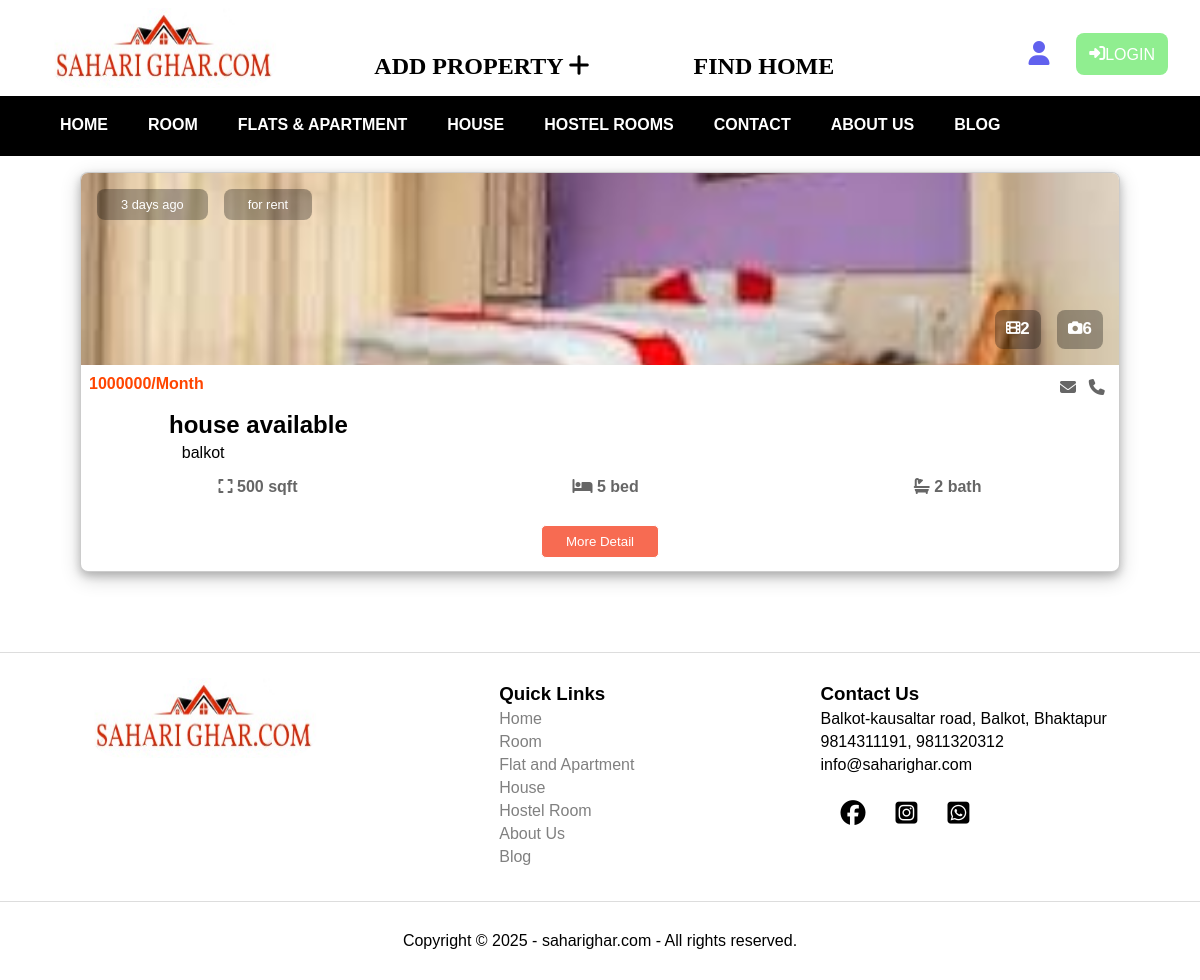
/house.php, run on an earlier commit of the app's database.
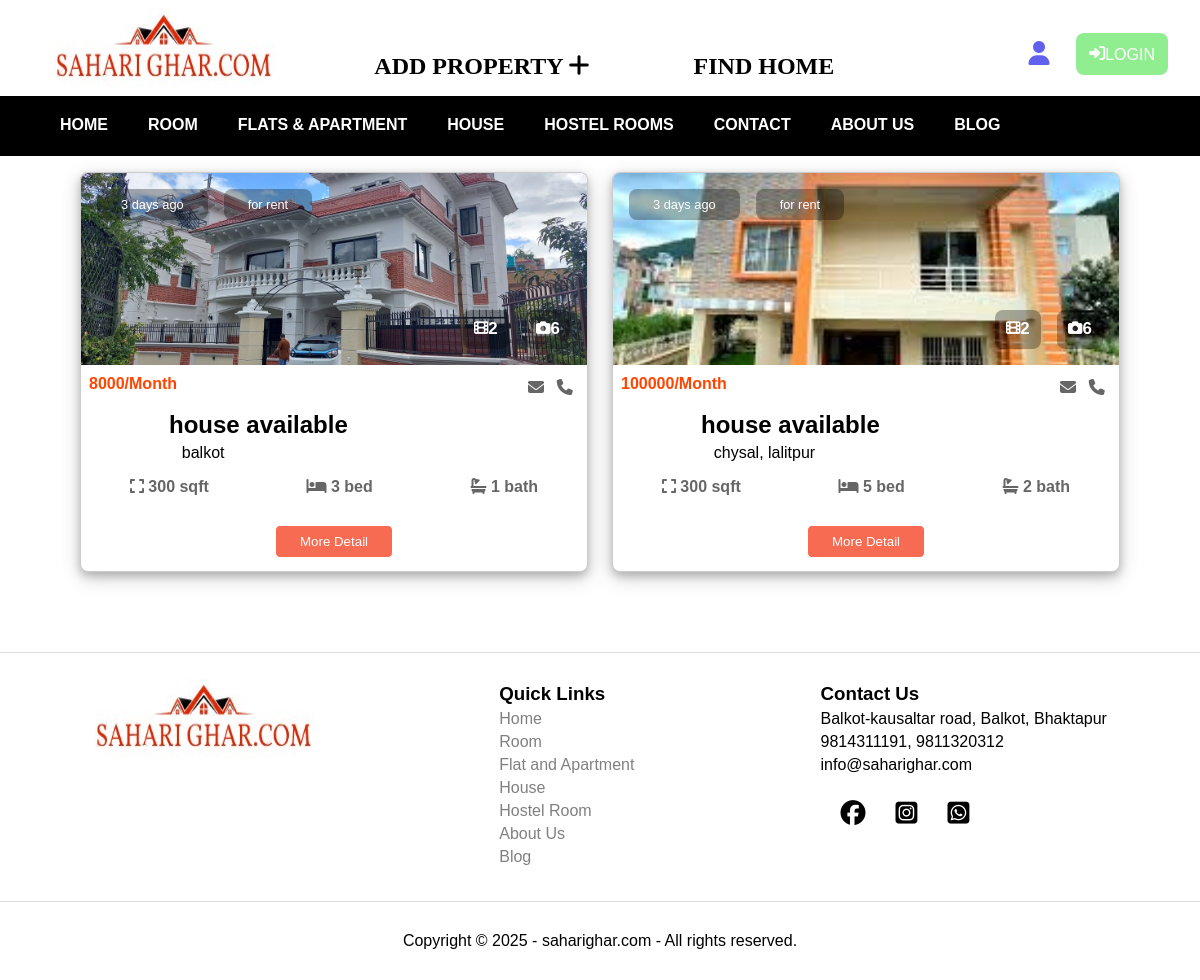
And on a later commit of the database.
### tables this page shows
CREATE TABLE `prop_detail` (
  `prod_id` int(10) NOT NULL,
  `title` varchar(30) NOT NULL,
  `type` varchar(20) NOT NULL,
  `price` varchar(20) NOT NULL,
  `location` varchar(50) NOT NULL,
  `image` varchar(255) NOT NULL,
  `area` int(20) NOT NULL,
  `bedroom` int(20) NOT NULL,
  `bathroom` int(20) NOT NULL,
  `latitude` double(10,6) NOT NULL DEFAULT 0.000000,
  `longitude` double(10,6) NOT NULL DEFAULT 0.000000
);

### house.php (the view, shortened to what this page needs)
<?php
include 'header.php'
?>
<section class="featured">
        <div class="box-container">
            <?php
             $logged_in= isset($_SESSION['loggedin'])=== true;
            $query= "select * from  prop_detail";
            $result=mysqli_query($conn,$query);
            while($row=mysqli_fetch_assoc($result))
            {
              $id       =$row["prod_id"];
              $title    =$row["title"];
              $type     =$row["type"];
              $price    =$row["price"];
              $location =$row["location"];
              $image    =$row["image"];
              $area     =$row["area"];
              $bedroom  =$row["bedroom"];
              $bathroom =$row["bathroom"];
                 if($type==='house')
                 {
                echo"
                <div class='box'>
                <div class='image-container'>
                    <img src='./Admin/property_images/$image' alt='roomimage'>
                    <div class='info'>
                        <h3>3 days ago</h3>
                        <h3>for rent</h3>
                    </div>
                    <div class='icon'>
                        <a href='#' class='fas fa-film'>
                            <h3>2</h3>
                        </a>
                        <a href='#' class='fas fa-camera'>
                            <h3>6</h3>
                        </a>
                    </div>
                </div>
                <div class='content'>
                    <div class='price'>
                        <h3>$price/Month</h3>
                        <a href='#' class='fas fa-envelope'></a>
                        <a href='#' class='fas fa-phone'></a>
                    </div>
                </div>
                <div class='location'>
                    <h3>$title </h3>
                    <p>$location</p>
                </div>
                <div class='detail'>
                    <h3><i class='fas fa-expand'></i> $area sqft</h3>
                    <h3><i class='fas fa-bed'></i> $bedroom  bed</h3>
                    <h3><i class='fas fa-bath'></i> $bathroom bath</h3>
                </div>
                <form method='GET' class='buttons' action='card_detail.php' onsubmit='return checkLogin($logged_in)'>
                <input type='hidden' name='id' value='$id'>
               <button type='submit' class='btn'>More Detail</button>
           </form>
               </div>";
                 }
            }
             ?>
        </div>
    </section>
<?php
include 'footer.php'
?>

What changed in the data, as far as the page shows it:
removed prop_detail: image (picture), price "1000000", title "house available", location "balkot", area "500", bedroom "5", bathroom "2"
added prop_detail: image (picture), price "8000", title "house available", location "balkot", area "300", bedroom "3", bathroom "1"
added prop_detail: image (picture), price "100000", title "house available", location "chysal, lalitpur", area "300", bedroom "5", bathroom "2"
